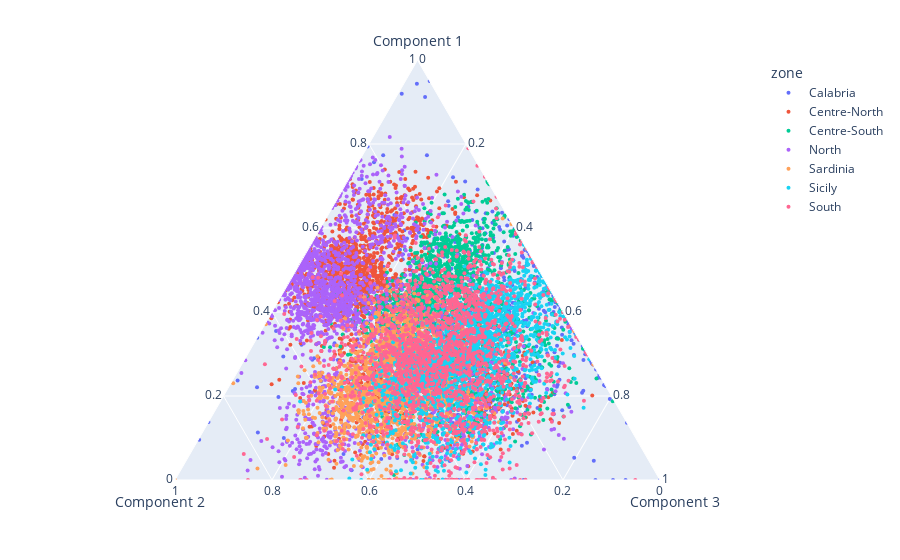

The cell this chart's notebook holds for it:
### Markdown cell above
## Scatter plot per region

### Code cell
fig = px.scatter_ternary(W, a="Component 1", b="Component 2", c="Component 3", color='zone')

fig.update_traces(marker=dict(size=4),
                  selector=dict(mode='markers'))

# fig.update_layout(width=500, height=500)

### Figure 1 — Plotly figure (JSON) as saved in the notebook; plotly's stock layout.template omitted (floating-point values rounded to 4 significant figures; data arrays with more than 128 entries replaced by an {"elided": "..."} marker saying what was removed)
{"data": [{"a": {"elided": "730 float values"}, "b": {"elided": "730 float values"}, "c": {"elided": "730 float values"}, "hovertemplate": "zone=Calabria<br>Component 1=%{a}<br>Component 2=%{b}<br>Component 3=%{c}<extra></extra>", "legendgroup": "Calabria", "marker": {"color": "#636efa", "size": 4, "symbol": "circle"}, "mode": "markers", "name": "Calabria", "showlegend": true, "subplot": "ternary", "type": "scatterternary"}, {"a": {"elided": "1826 float values"}, "b": {"elided": "1826 float values"}, "c": {"elided": "1826 float values"}, "hovertemplate": "zone=Centre-North<br>Component 1=%{a}<br>Component 2=%{b}<br>Component 3=%{c}<extra></extra>", "legendgroup": "Centre-North", "marker": {"color": "#EF553B", "size": 4, "symbol": "circle"}, "mode": "markers", "name": "Centre-North", "showlegend": true, "subplot": "ternary", "type": "scatterternary"}, {"a": {"elided": "1826 float values"}, "b": {"elided": "1826 float values"}, "c": {"elided": "1826 float values"}, "hovertemplate": "zone=Centre-South<br>Component 1=%{a}<br>Component 2=%{b}<br>Component 3=%{c}<extra></extra>", "legendgroup": "Centre-South", "marker": {"color": "#00cc96", "size": 4, "symbol": "circle"}, "mode": "markers", "name": "Centre-South", "showlegend": true, "subplot": "ternary", "type": "scatterternary"}, {"a": {"elided": "1826 float values"}, "b": {"elided": "1826 float values"}, "c": {"elided": "1826 float values"}, "hovertemplate": "zone=North<br>Component 1=%{a}<br>Component 2=%{b}<br>Component 3=%{c}<extra></extra>", "legendgroup": "North", "marker": {"color": "#ab63fa", "size": 4, "symbol": "circle"}, "mode": "markers", "name": "North", "showlegend": true, "subplot": "ternary", "type": "scatterternary"}, {"a": {"elided": "1826 float values"}, "b": {"elided": "1826 float values"}, "c": {"elided": "1826 float values"}, "hovertemplate": "zone=Sardinia<br>Component 1=%{a}<br>Component 2=%{b}<br>Component 3=%{c}<extra></extra>", "legendgroup": "Sardinia", "marker": {"color": "#FFA15A", "size": 4, "symbol": "circle"}, "mode": "markers", "name": "Sardinia", "showlegend": true, "subplot": "ternary", "type": "scatterternary"}, {"a": {"elided": "1826 float values"}, "b": {"elided": "1826 float values"}, "c": {"elided": "1826 float values"}, "hovertemplate": "zone=Sicily<br>Component 1=%{a}<br>Component 2=%{b}<br>Component 3=%{c}<extra></extra>", "legendgroup": "Sicily", "marker": {"color": "#19d3f3", "size": 4, "symbol": "circle"}, "mode": "markers", "name": "Sicily", "showlegend": true, "subplot": "ternary", "type": "scatterternary"}, {"a": {"elided": "1826 float values"}, "b": {"elided": "1826 float values"}, "c": {"elided": "1826 float values"}, "hovertemplate": "zone=South<br>Component 1=%{a}<br>Component 2=%{b}<br>Component 3=%{c}<extra></extra>", "legendgroup": "South", "marker": {"color": "#FF6692", "size": 4, "symbol": "circle"}, "mode": "markers", "name": "South", "showlegend": true, "subplot": "ternary", "type": "scatterternary"}], "layout": {"legend": {"title": {"text": "zone"}, "tracegroupgap": 0}, "margin": {"t": 60}, "ternary": {"aaxis": {"title": {"text": "Component 1"}}, "baxis": {"title": {"text": "Component 2"}}, "caxis": {"title": {"text": "Component 3"}}, "domain": {"x": [0, 1], "y": [0, 1]}}}}
